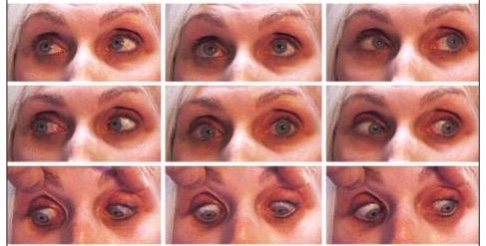
#> input picture nuevas fotos/estrab4.JPG, 486 x 246 px, found by its file name
$ python divide_3x3.py
#> lines starting #> are read from the running program, lines starting #| are printed output that depends on the picture
from PIL import Image

# Load the image
image = Image.open(r'C:\Users\luisz\Master\NoEstructurados\estrabismo\nuevas fotos\estrab4.JPG')
#> image is the input picture: PIL image 486x246 RGB; mean R, G, B 190.4, 129.5, 123.2
bbox = (10, 0, image.width-10, image.height-10)
#> bbox = (10, 0, 476, 236)
# Crop the sub-image
image = image.crop(bbox)
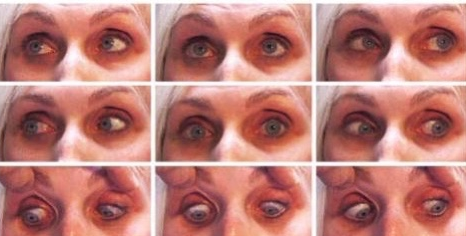
#> image: PIL image 466x236 RGB; mean R, G, B 187.9, 124.8, 118.6
image.save('prueba.jpg')

# Define the size of each sub-image
sub_image_width = image.width // 3
#> sub_image_width = 155
sub_image_height = image.height // 3
#> sub_image_height = 78

margin = 10
# Loop over each row and column in the grid
for row in range(3):
    for col in range(3):
        # Calculate the bounding box for the sub-image
        left = col * sub_image_width
        upper = row * sub_image_height
        right = (col + 1) * sub_image_width
        lower = (row + 1) * sub_image_height
        bbox = (left+margin, upper+margin, right-margin, lower-margin)

        # Crop the sub-image
        sub_image = image.crop(bbox).resize((1370, 550))

        # Save the sub-image with a unique filename
        filename = f'.tmp\{2}{row}{col}.jpg'
        sub_image.save(filename)
#> this loop made 3 passes
#> pass 1, `sub_image.save(filename)`:
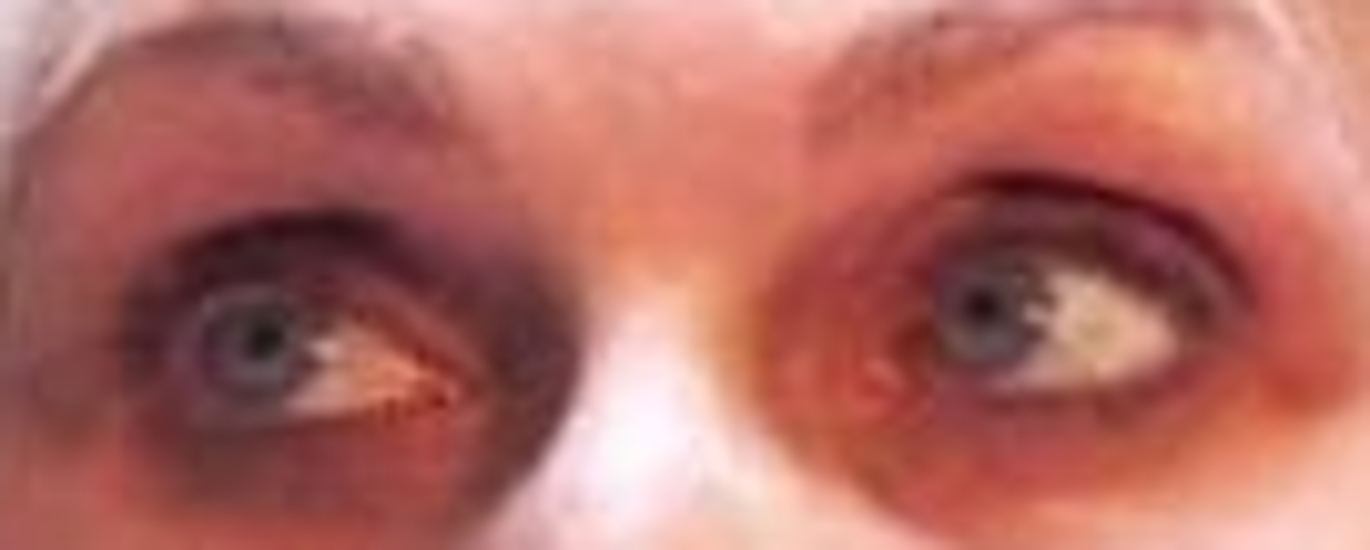
#> saved as 200.jpg: PIL image 1370x550 RGB; mean R, G, B 178.4, 107.8, 100.2
#> pass 1, `sub_image.save(filename)`:
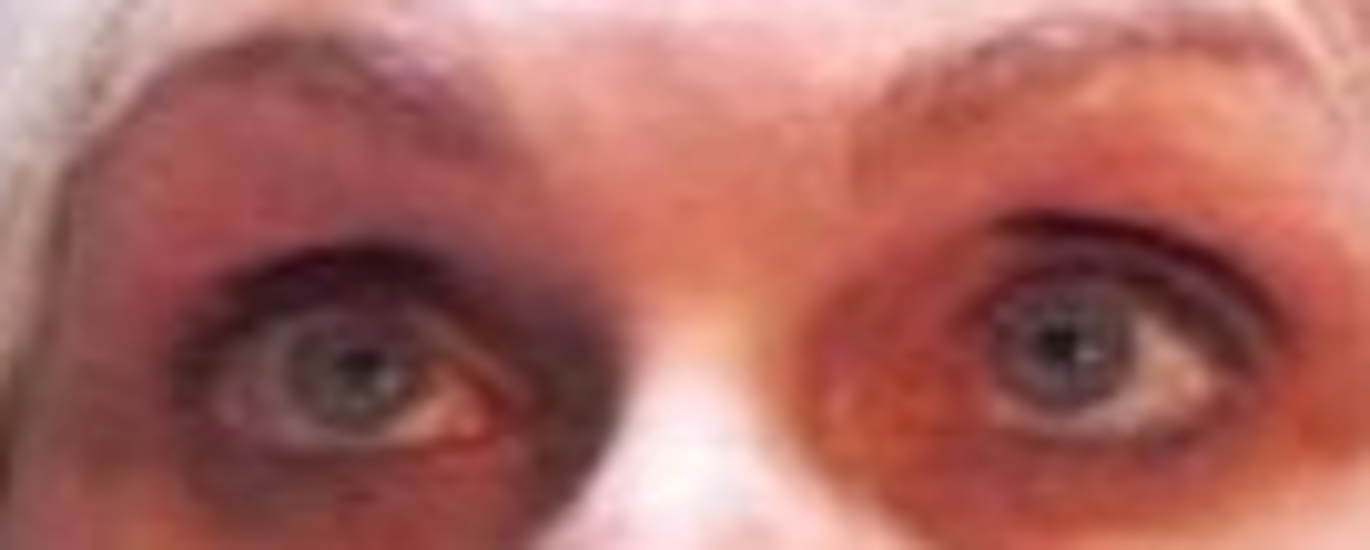
#> saved as 201.jpg: PIL image 1370x550 RGB; mean R, G, B 169.4, 103.6, 97.2
#> pass 1, `sub_image.save(filename)`:
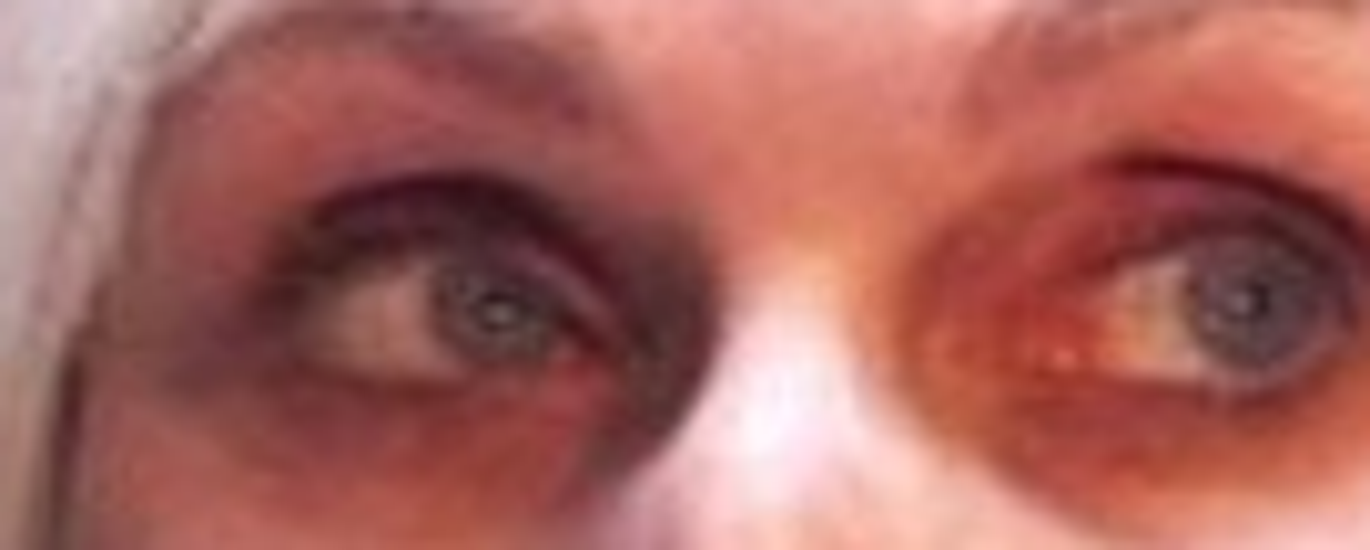
#> saved as 202.jpg: PIL image 1370x550 RGB; mean R, G, B 166.5, 100.5, 94.4
#> pass 2, `sub_image.save(filename)`:
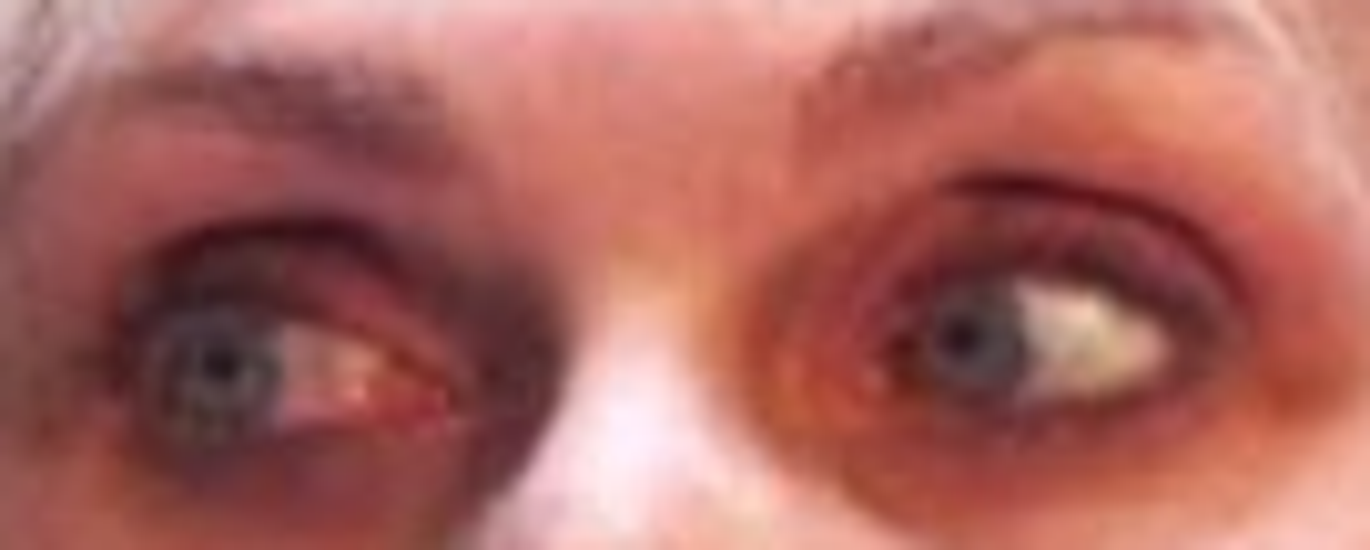
#> saved as 210.jpg: PIL image 1370x550 RGB; mean R, G, B 168.9, 101.6, 95.4
#> after the loop:
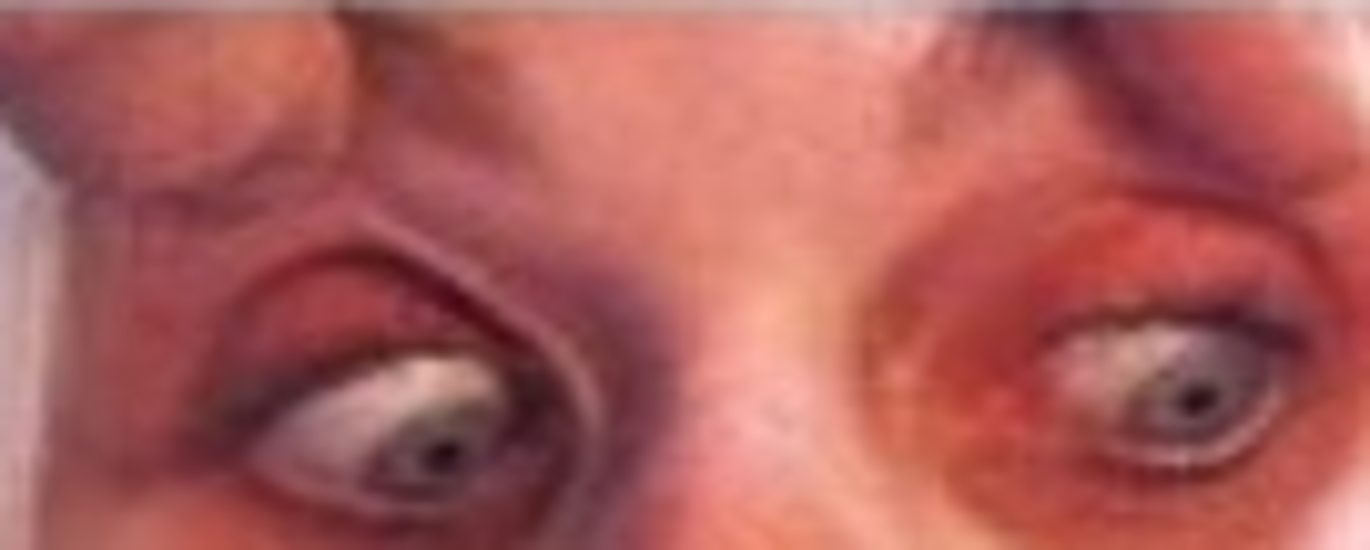
#> sub_image: PIL image 1370x550 RGB; mean R, G, B 171.2, 93.4, 91

$ run again, with nuevas fotos/estrab2.JPG copied over nuevas fotos/estrab4.JPG
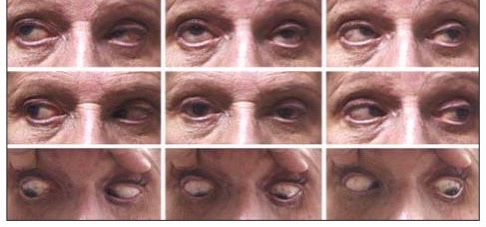
#> input picture nuevas fotos/estrab2.JPG, 486 x 227 px, found by its file name
#> image is the input picture: PIL image 486x227 RGB; mean R, G, B 161.5, 124.2, 121.6
#> image: PIL image 466x217 RGB
#> the loop `for row in range(3):` made 3 passes
#> pass 1, `sub_image.save(filename)`:
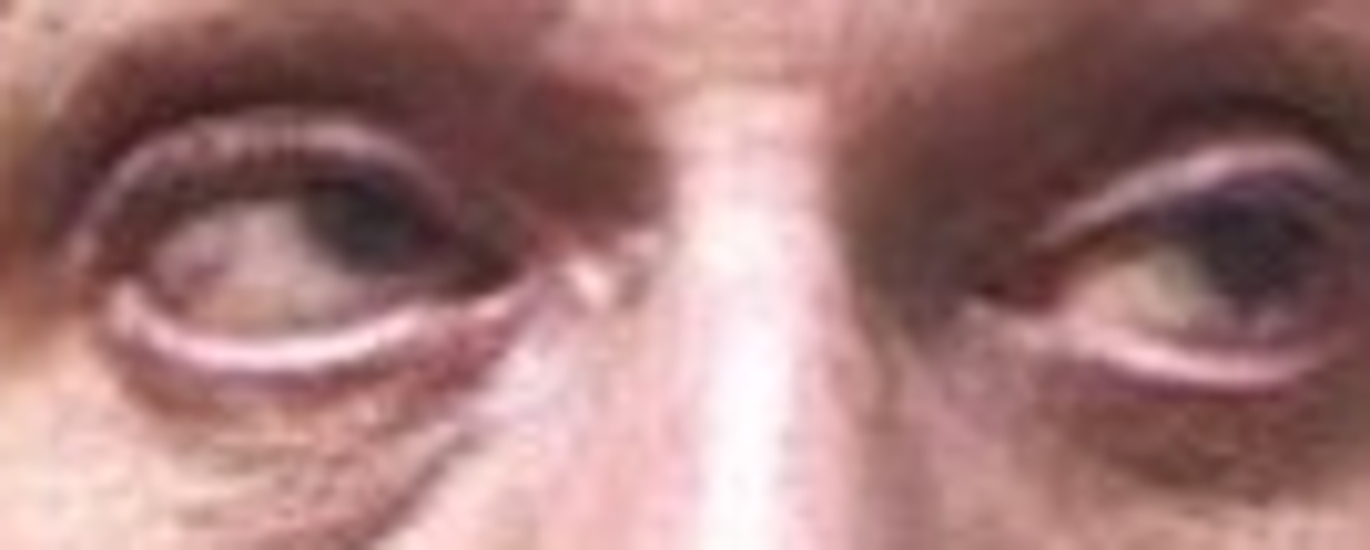
#> saved as 202.jpg: PIL image 1370x550 RGB; mean R, G, B 161.9, 120.7, 119.3
#> after the loop `for row in range(3):`:
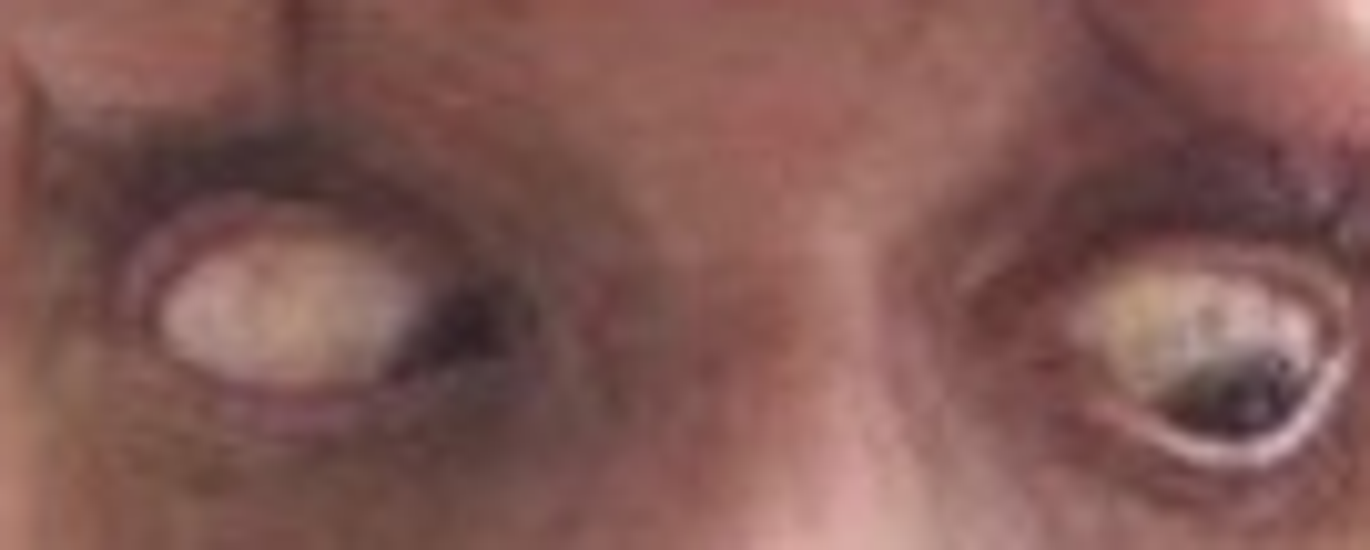
#> sub_image: PIL image 1370x550 RGB; mean R, G, B 129.8, 89.5, 84.7

$ run again, with nuevas fotos/estrab3.JPG copied over nuevas fotos/estrab4.JPG
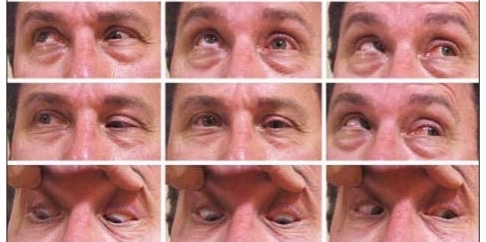
#> input picture nuevas fotos/estrab3.JPG, 486 x 242 px, found by its file name
#> image is the input picture: PIL image 486x242 RGB; mean R, G, B 183.7, 127.1, 122.6
#> image: PIL image 466x232 RGB
#> the loop `for row in range(3):` made 3 passes
#> pass 1, `sub_image.save(filename)`:
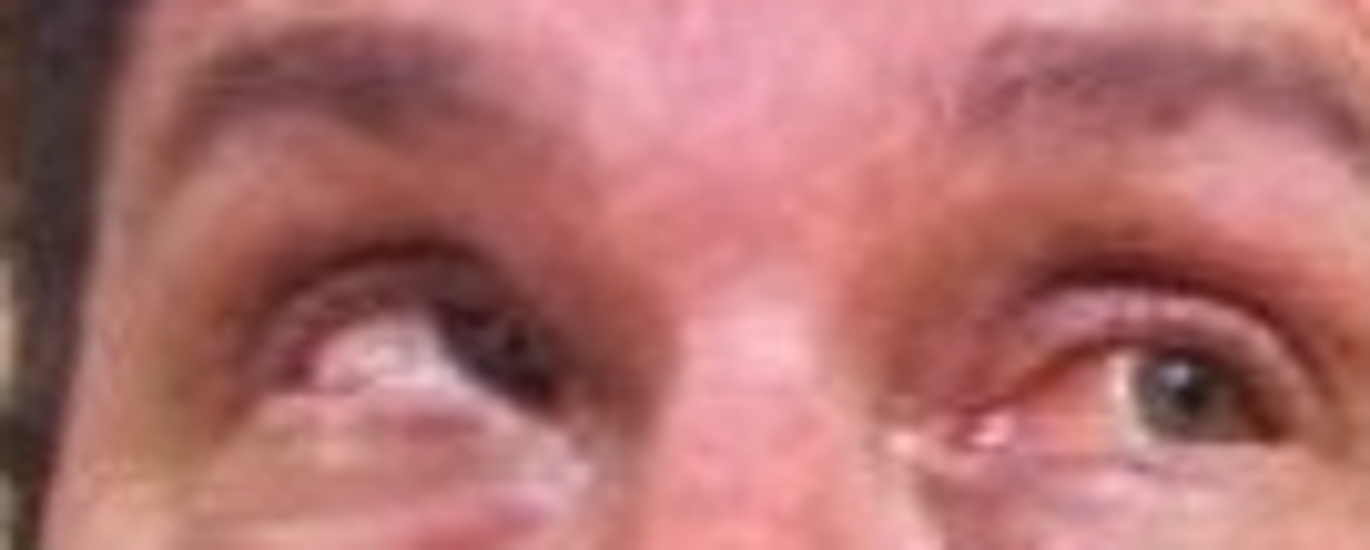
#> saved as 202.jpg: PIL image 1370x550 RGB; mean R, G, B 176.8, 113.3, 111.3
#> after the loop `for row in range(3):`:
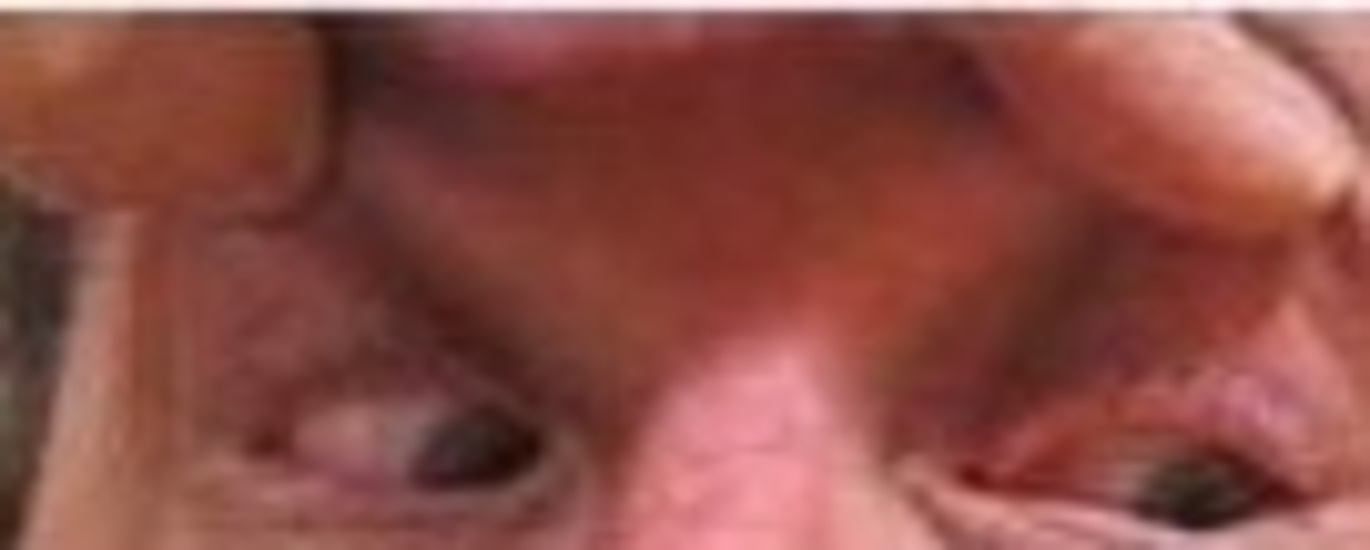
#> sub_image: PIL image 1370x550 RGB; mean R, G, B 139.6, 77.4, 70.5

$ run again, with nuevas fotos/good3.jpg copied over nuevas fotos/estrab4.JPG
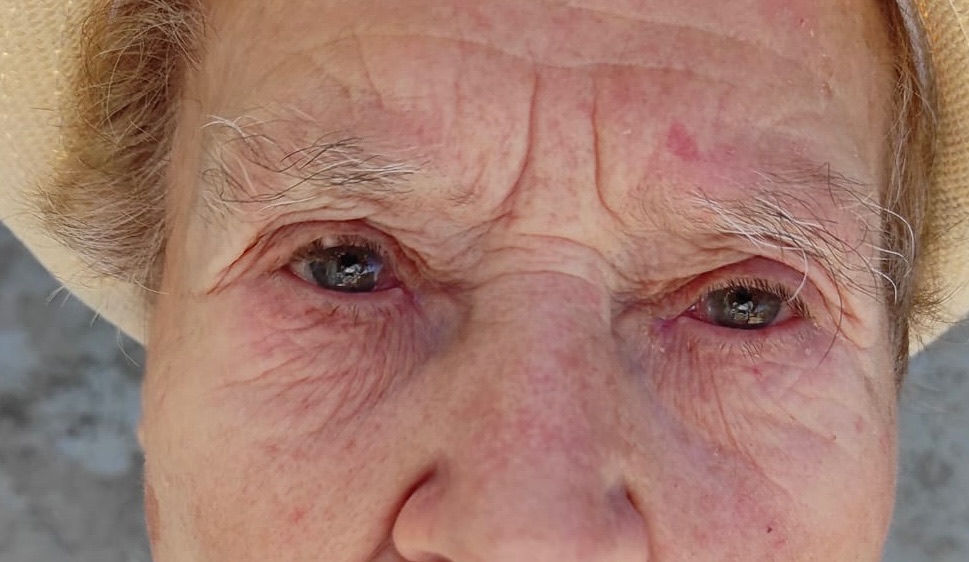
#> input picture nuevas fotos/good3.jpg, 969 x 562 px, found by its file name
#> image is the input picture: PIL image 969x562 RGB; mean R, G, B 161.6, 122.6, 109.6
#> image: PIL image 949x552 RGB
#> the loop `for row in range(3):` made 3 passes
#> pass 1, `sub_image.save(filename)`:
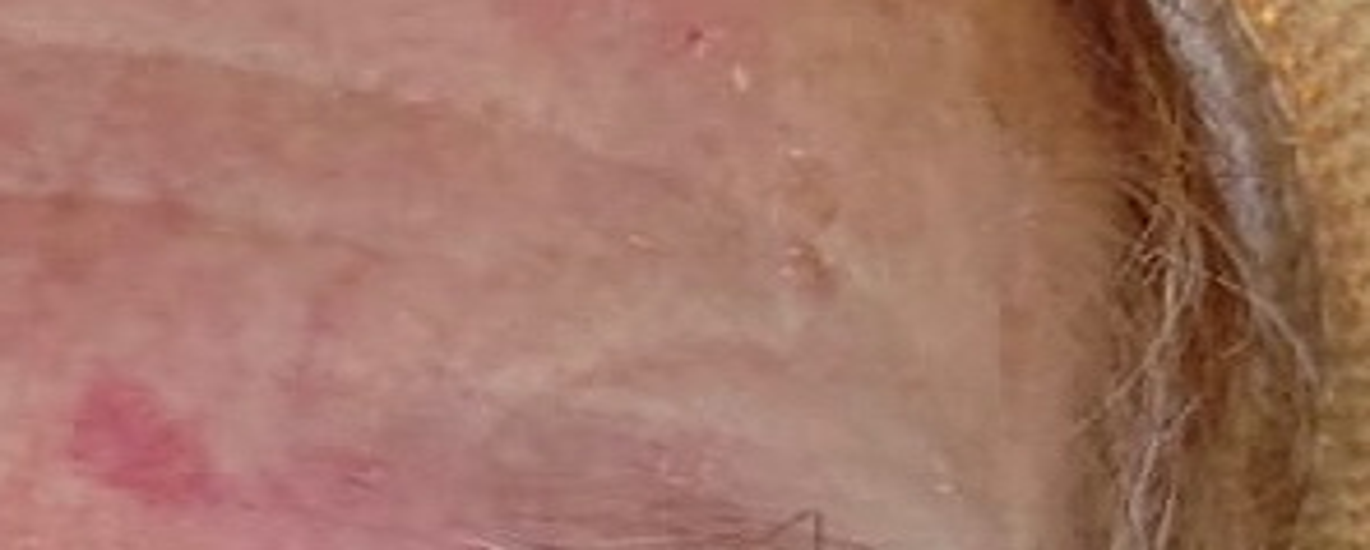
#> saved as 202.jpg: PIL image 1370x550 RGB; mean R, G, B 161.4, 116.3, 101.5
#> after the loop `for row in range(3):`:
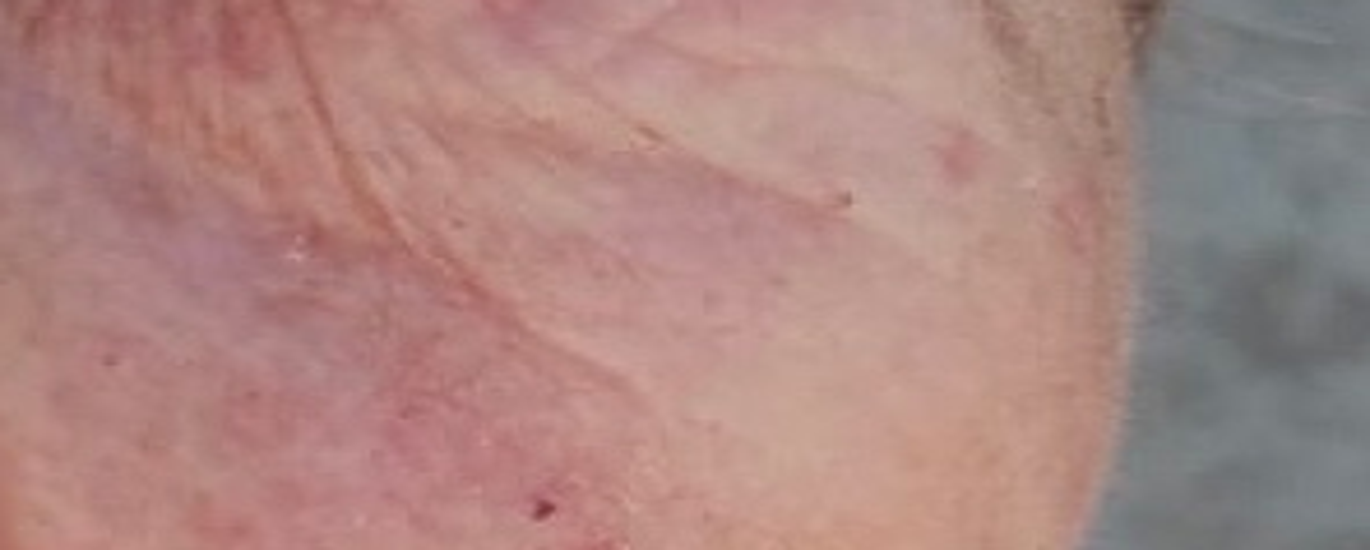
#> sub_image: PIL image 1370x550 RGB; mean R, G, B 170.7, 134.3, 129.5
